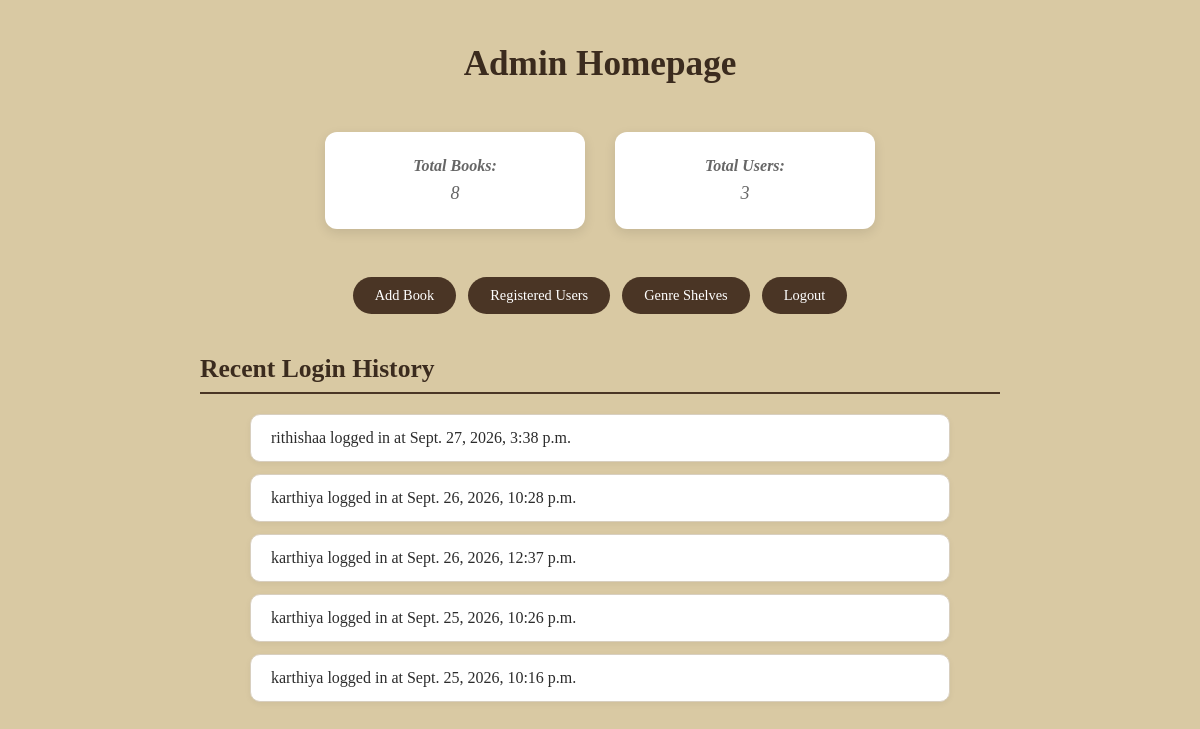
Page /home/ (signed in) on the earlier database version.
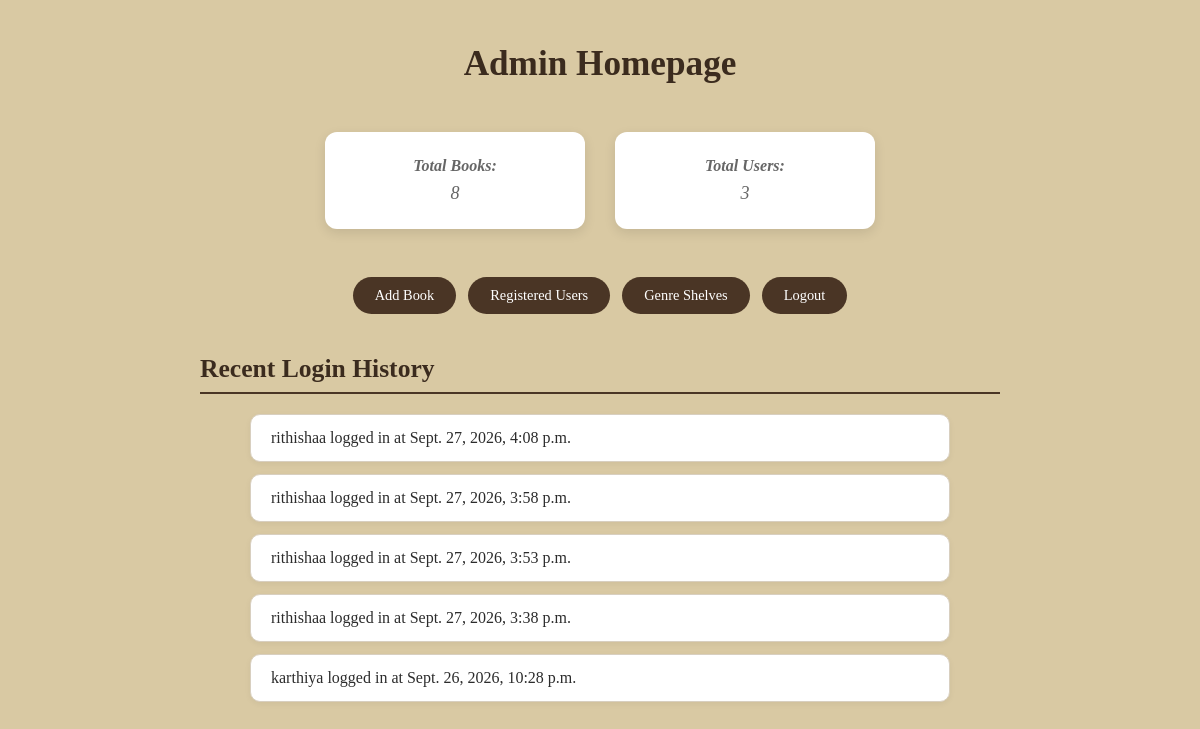
Same page on the later database version.
### catalog/models.py (models this page shows, shortened)
class UserLoginLog(models.Model):
    user = models.ForeignKey(User, on_delete=models.CASCADE, null=True, blank=True)
    login_time = models.DateTimeField(auto_now_add=True)

### catalog/views.py (the view)
# urls.py: path('home/', views.admin_home, name='admin_home'),
def admin_home(request):
    if not request.user.is_authenticated or not request.user.is_staff:
        messages.error(request, "Unauthorized access.")
        return redirect('admin_login')
    total_books = Book.objects.count()
    total_users = User.objects.filter(is_staff=False).count()
    admin_login_logs = UserLoginLog.objects.filter(user__is_staff=True).order_by('-login_time')[:5] #fetching logs
    print(f"DEBUG COUNTS -> Books: {total_books}, Users: {total_users}")
    context = {
        'total_books': total_books,
        'total_users': total_users,
        'login_logs': admin_login_logs,
    }
    return render(request, 'catalog/admin_home.html', context)

### catalog/templates/catalog/admin_home.html (shortened to what this page needs)
<!DOCTYPE html>
<html lang="en">
<head>
    {% load static %}
    <link rel="stylesheet" href="{% static 'catalog/style.css' %}">
</head>
<body class="book-background-plain">
    <div class="admin-container">
    <h1>Admin Homepage</h1>
    <div class="stats-container">
        <p><strong>Total Books:</strong> {{ total_books }}</p>
        <p><strong>Total Users:</strong> {{ total_users }}</p>
    </div>
    <nav>
        <a href="{% url 'search_google_books' %}">Add Book</a>
        <a href="{% url 'admin_registered_users' %}">Registered Users</a>
        <a href="{% url 'admin_genre_shelves' %}">Genre Shelves</a>
        <a href="{% url 'logout' %}">Logout</a>
    </nav>
    <h2>Recent Login History</h2>
    <ul>
        {% for log in login_logs %}
            <li>{{ log.user.username }} logged in at {{ log.login_time }}</li>
        {% empty %}
            <li>No login history found.</li>
        {% endfor %}
    </ul>
    </div>
</body>
</html>

Differences in the rows shown:
no longer on this page (row unchanged): UserLoginLog: user.username "karthiya", login_time "Sept. 26, 2026, 12:37 p.m."
no longer on this page (row unchanged): UserLoginLog: user.username "karthiya", login_time "Sept. 25, 2026, 10:26 p.m."
no longer on this page (row unchanged): UserLoginLog: user.username "karthiya", login_time "Sept. 25, 2026, 10:16 p.m."
added UserLoginLog: user.username "rithishaa", login_time "Sept. 27, 2026, 4:08 p.m."
added UserLoginLog: user.username "rithishaa", login_time "Sept. 27, 2026, 3:58 p.m."
added UserLoginLog: user.username "rithishaa", login_time "Sept. 27, 2026, 3:53 p.m."
